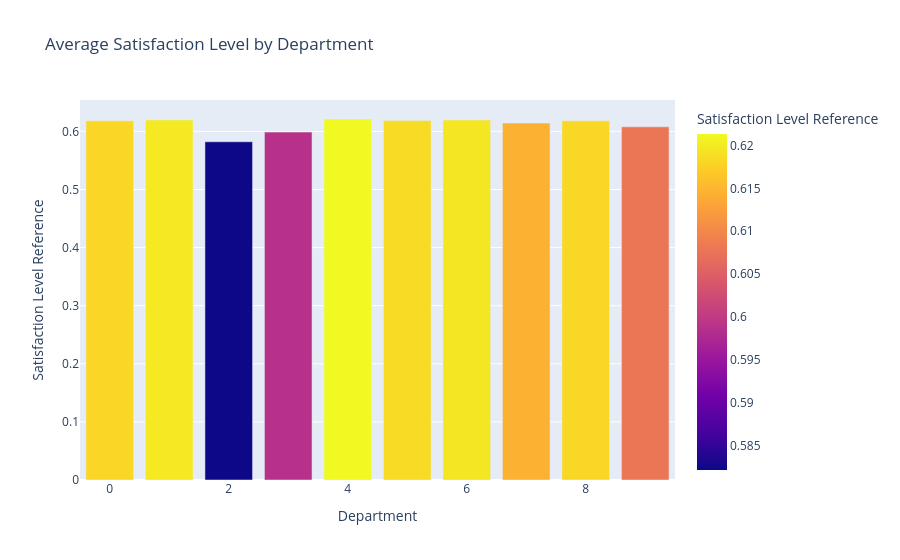

The notebook cell saved with this chart:
### Markdown cell above
Bar Chart of satisfaction by Department

### Code cell
df_bar = df.groupby('Department')['satisfaction_level'].mean().reset_index()

fig = px.bar(
    df_bar, x='Department', y='satisfaction_level',
    title='Average Satisfaction Level by Department',
    color='satisfaction_level',

    labels={'satisfaction_level': 'Satisfaction Level Reference'}
)
fig.update_traces(hovertemplate='<b>Department</b>: %{x}<br><b>Avg Satisfaction</b>: %{y:.2f}')
fig.show()

### Figure 1 — Plotly figure (JSON) as saved in the notebook; plotly's stock layout.template omitted (floating-point values rounded to 4 significant figures)
{"data": [{"hovertemplate": "<b>Department</b>: %{x}<br><b>Avg Satisfaction</b>: %{y:.2f}", "legendgroup": "", "marker": {"color": [0.6181, 0.6198, 0.5822, 0.5988, 0.6213, 0.6186, 0.6196, 0.6144, 0.6183, 0.6079], "coloraxis": "coloraxis", "pattern": {"shape": ""}}, "name": "", "orientation": "v", "showlegend": false, "textposition": "auto", "type": "bar", "x": [0, 1, 2, 3, 4, 5, 6, 7, 8, 9], "xaxis": "x", "y": [0.6181, 0.6198, 0.5822, 0.5988, 0.6213, 0.6186, 0.6196, 0.6144, 0.6183, 0.6079], "yaxis": "y"}], "layout": {"barmode": "relative", "coloraxis": {"colorbar": {"title": {"text": "Satisfaction Level Reference"}}, "colorscale": [[0, "#0d0887"], [0.1111, "#46039f"], [0.2222, "#7201a8"], [0.3333, "#9c179e"], [0.4444, "#bd3786"], [0.5556, "#d8576b"], [0.6667, "#ed7953"], [0.7778, "#fb9f3a"], [0.8889, "#fdca26"], [1, "#f0f921"]]}, "legend": {"tracegroupgap": 0}, "title": {"text": "Average Satisfaction Level by Department"}, "xaxis": {"anchor": "y", "domain": [0, 1], "title": {"text": "Department"}}, "yaxis": {"anchor": "x", "domain": [0, 1], "title": {"text": "Satisfaction Level Reference"}}}}
